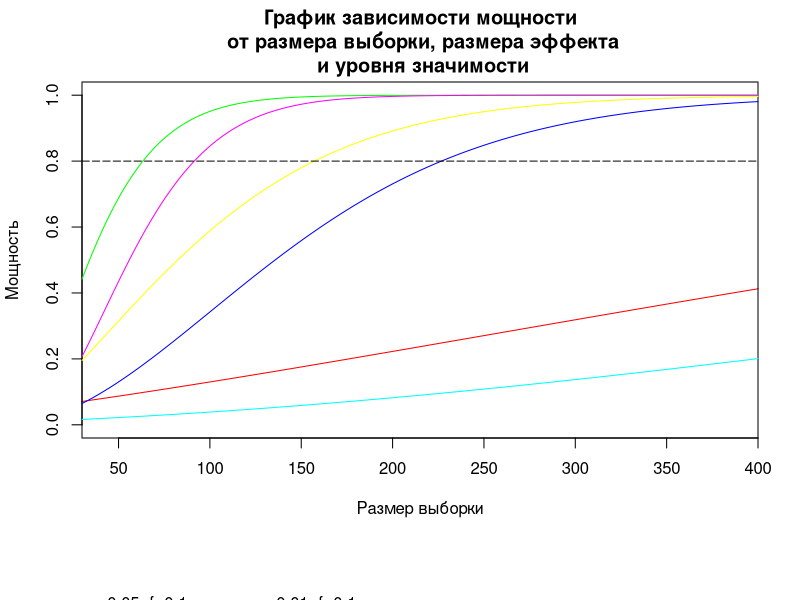
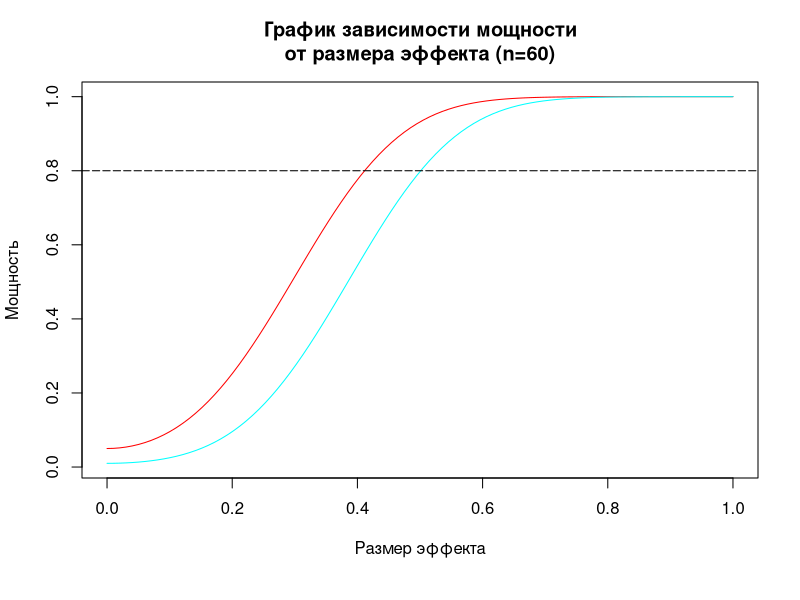

Write the R code that produced these figures, in order.
library("pwr")
size <- seq(30, 400, 1)
f <- c(0.1, 0.25, 0.4) # размеры эффекта для ANOVA
sig <- c(0.05, 0.01) # уровни значимости
groups <- 3

# Функция вычисляет мощность для заданного объёма выборки
# n - общий объём выборки
power.test.anova <- sample.size.anova <- function(groups, n, f, sig = 0.05) {
  fit <- pwr.anova.test(k = groups, n = size/groups, f = f, sig.level = sig, power = NULL)
  power <- fit$power
}

# Расчёт мощности для всех f и sig и внесение значений в столбцы матрицы tab
tab.size <- NULL
for (i in sig) {
  for (j in f) {
    b <- power.test.anova(f = j, sig = i, groups = groups, n = size)
    tab.size <- cbind(tab.size, b)
    rm(b)
  }
}
colnames(tab.size) <- rep(f,2)
rownames(tab.size) <- size

# График зависимости мощности\n от размера выборки, размера эффекта\n и уровня значимости на основании tab и size
colors <- rainbow(length(f)*length(sig))
#par(mar=c(5, 4, 4, 2) + 0.1, xpd = FALSE)
par(mar=c(8, 4, 4, 2) + 0.1, xpd = TRUE)
matplot(size, tab.size, type = "l", lty = 1, col = colors, xlab = "Размер выборки", ylab = "Мощность", xlim = range(size), ylim = c(0, 1),  xaxs = "i", yaxs = "r")
abline(h = 0.8, lty = "longdash", xpd = FALSE)
title(main = "График зависимости мощности\n от размера выборки, размера эффекта\n и уровня значимости")
legend(0, -0.6, legend = c("α=0.05; f=0.1", "α=0.05; f=0.25", "α=0.05; f=0.4", "α=0.01; f=0.1", "α=0.01; f=0.25", "α=0.04; f=0.1"), col = colors, lwd = 1, lty = 1, bty = "n", xpd = TRUE, xjust=0, yjust=0.5, ncol = 2)

tab.power <- NULL
f <- seq(0, 1, length = 100)
size=60
for (i in sig) {
  b <- power.test.anova(f = f, sig = i, groups = groups, n = size)
  tab.power <- cbind(tab.power, b)
  rm(b)
}
colnames(tab.power) <- sig

# График зависимости мозности от размера эффекта и уровня значимости для выборки в 60 человек
colors <- rainbow(length(sig))
par(mar=c(6, 4, 4, 2) + 0.1, xpd = TRUE)
matplot(f, tab.power, type = "l", lty = 1, col = colors, xlab = "Размер эффекта", ylab = "Мощность")
abline(h = 0.8, lty = "longdash", xpd = FALSE)
title(main = "График зависимости мощности\nот размера эффекта (n=60)")
legend(0, -0.4, legend = c("α=0.05", "α=0.01"), col = colors, lwd = 1, lty = 1, bty = "n", xpd = TRUE, xjust=0, yjust=0.5, ncol = 2)
par(mar=c(5, 4, 4, 2) + 0.1, xpd=FALSE)
